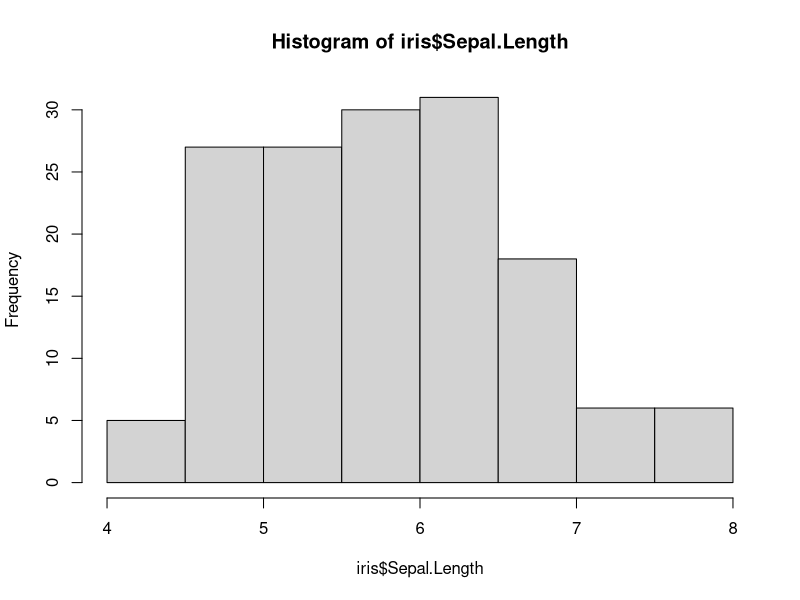
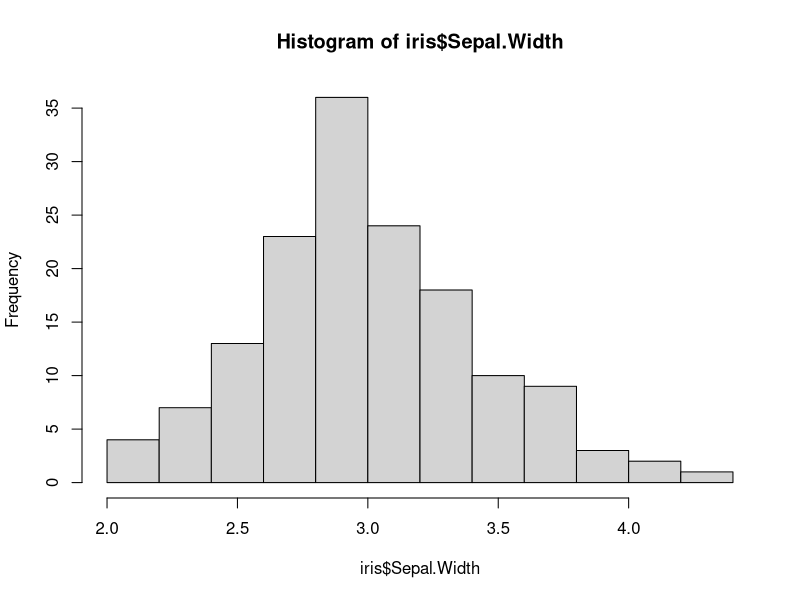
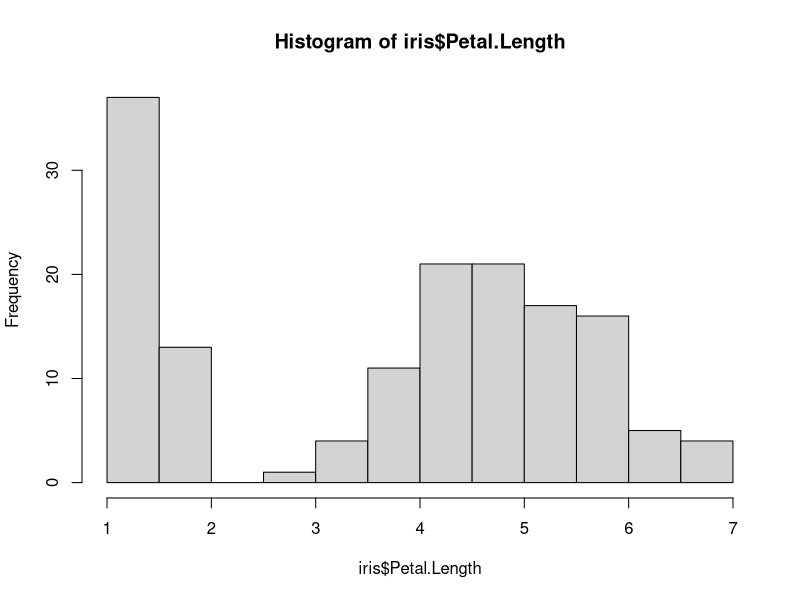
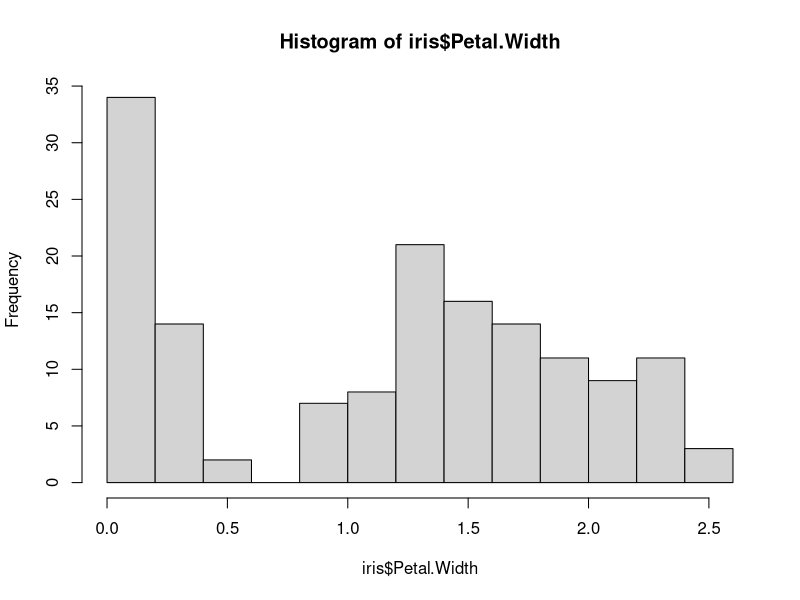
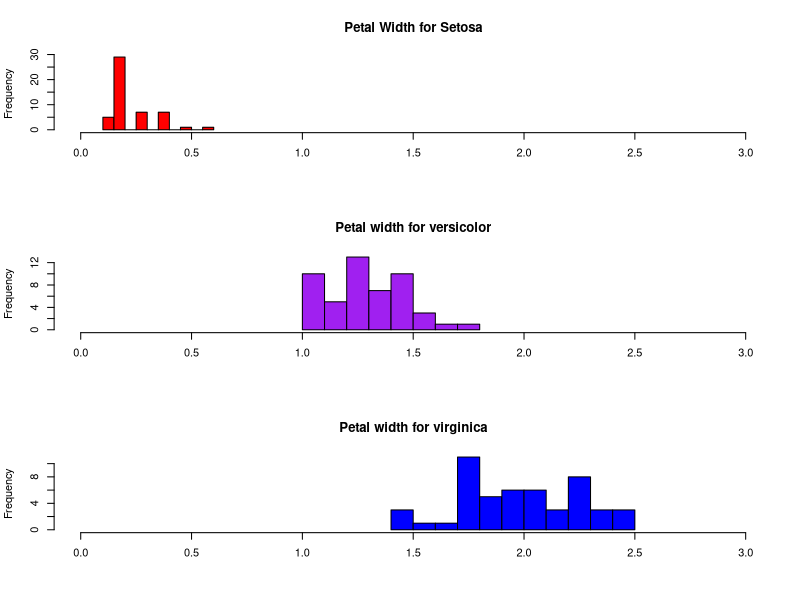

The R source for these figures, in order:
library(datasets)
tail(iris)
hist(iris$Sepal.Length)
hist(iris$Sepal.Width)
hist(iris$Petal.Length)
hist(iris$Petal.Width)

#put graphs in 3 rows and 1 column
head(iris)

par(mfrow = c(3,1))
#histograms for each species using options
hist(iris$Petal.Width [iris$Species == "setosa"],
     xlim = c(0,3),
     breaks = 9, 
     main = "Petal Width for Setosa",
     xlab = "",
     col = "red")

?datasets

hist(iris$Petal.Width [iris$Species == "versicolor"],
     xlim = c(0, 3),
     breaks = 9,
     main = "Petal width for versicolor",
     xlab = "",
     col = "purple")

hist(iris$Petal.Width [iris$Species == "virginica"],
     xlim = c(0,3),
     breaks = 9,
     main = "Petal width for virginica",
     xlab = "",
     col = "blue")
